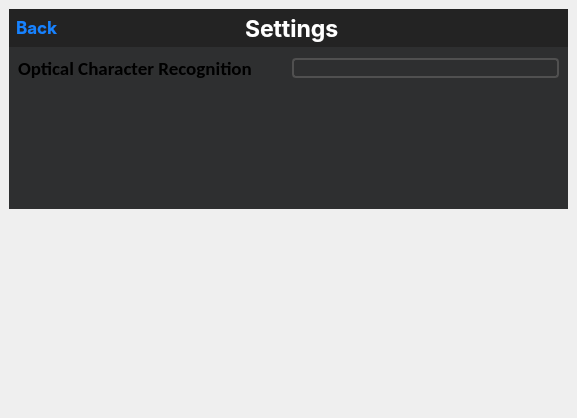
<?xml version="1.0" encoding="UTF-8"?>
<ui version="4.0">
 <class>MainWindow</class>
 <widget class="QMainWindow" name="MainWindow">
  <property name="geometry">
   <rect>
    <x>0</x>
    <y>0</y>
    <width>577</width>
    <height>418</height>
   </rect>
  </property>
  <property name="windowTitle">
   <string>Screen Translator</string>
  </property>
  <property name="windowIcon">
   <iconset resource="../res.qrc">
    <normaloff>:/icons/resources/icons/translate.png</normaloff>:/icons/resources/icons/translate.png</iconset>
  </property>
  <property name="iconSize">
   <size>
    <width>5</width>
    <height>5</height>
   </size>
  </property>
  <widget class="QWidget" name="centralwidget">
   <layout class="QGridLayout" name="gridLayout_3">
    <property name="spacing">
     <number>0</number>
    </property>
    <item row="0" column="0">
     <widget class="SlidingStackedWidget" name="stackedWidget">
      <property name="currentIndex">
       <number>1</number>
      </property>
      <widget class="QWidget" name="page">
       <layout class="QGridLayout" name="gridLayout_5">
        <property name="leftMargin">
         <number>0</number>
        </property>
        <property name="topMargin">
         <number>0</number>
        </property>
        <property name="rightMargin">
         <number>0</number>
        </property>
        <property name="bottomMargin">
         <number>0</number>
        </property>
        <property name="spacing">
         <number>0</number>
        </property>
        <item row="0" column="0">
         <widget class="QFrame" name="shadowFrame">
          <property name="styleSheet">
           <string notr="true">#shadowFrame {
  background-color: rgb(46,47,48);
  border: none;
}

QTextEdit {
    background-color: rgb(64,65,66);
    color: white;
    border: none;
    border-radius: 5px;
    padding: 8px; 
}

QComboBox {
    border: 2px solid rgba(80,80,80, 255); 
    background: transparent;
    color: white;
    padding-left: 6px;     
    padding-right: 24px;   
    border-radius: 4px;
}

QComboBox:hover {
    background-color: rgba(255, 255, 255, 20);
}

QComboBox::drop-down {
    border: none;
    background: transparent;
    width: 18px; 
}

QComboBox::down-arrow {
    image: url(:/icons/resources/icons/comboboxArrow.png);
    width: 12px;
    height: 12px;
}

QScrollBar:vertical, QScrollBar:horizontal {
    border: none;
    background-color: rgb(90,90,90);
    width: 12px;

    margin: 2px;
    border-radius: 4px;
}

QScrollBar::handle:vertical, QScrollBar::handle:horizontal {
    background: rgba(160, 160, 160, 180);  
    min-height: 20px;
    min-width: 20px;
    border-radius: 4px;
}

QScrollBar::handle:vertical:hover, QScrollBar::handle:horizontal:hover {
    background: rgba(200, 200, 200, 200);  
}

QScrollBar::add-line:vertical, QScrollBar::sub-line:vertical,
QScrollBar::add-line:horizontal, QScrollBar::sub-line:horizontal {
    height: 0;
    width: 0;
    border: none;
    background: none;
}

QScrollBar::add-page:vertical, QScrollBar::sub-page:vertical,
QScrollBar::add-page:horizontal, QScrollBar::sub-page:horizontal {
    background: none;
}

</string>
          </property>
          <property name="frameShape">
           <enum>QFrame::StyledPanel</enum>
          </property>
          <property name="frameShadow">
           <enum>QFrame::Raised</enum>
          </property>
          <layout class="QGridLayout" name="gridLayout_4">
           <property name="leftMargin">
            <number>0</number>
           </property>
           <property name="topMargin">
            <number>0</number>
           </property>
           <property name="rightMargin">
            <number>0</number>
           </property>
           <property name="bottomMargin">
            <number>0</number>
           </property>
           <item row="0" column="0" colspan="3">
            <widget class="DraggableFrame" name="frame_2">
             <property name="minimumSize">
              <size>
               <width>0</width>
               <height>38</height>
              </size>
             </property>
             <property name="maximumSize">
              <size>
               <width>16777215</width>
               <height>38</height>
              </size>
             </property>
             <property name="styleSheet">
              <string notr="true">QFrame
{
	border-bottom: 5px solid rgb(99,99,99);
	border: none;
	background-color: rgb(35,35,35);
}</string>
             </property>
             <property name="frameShape">
              <enum>QFrame::StyledPanel</enum>
             </property>
             <property name="frameShadow">
              <enum>QFrame::Raised</enum>
             </property>
             <layout class="QHBoxLayout" name="horizontalLayout_5">
              <property name="spacing">
               <number>6</number>
              </property>
              <property name="leftMargin">
               <number>7</number>
              </property>
              <property name="topMargin">
               <number>0</number>
              </property>
              <property name="rightMargin">
               <number>0</number>
              </property>
              <property name="bottomMargin">
               <number>0</number>
              </property>
              <item>
               <layout class="QHBoxLayout" name="horizontalLayout_3">
                <property name="spacing">
                 <number>9</number>
                </property>
                <item>
                 <widget class="QPushButton" name="settingsButton">
                  <property name="minimumSize">
                   <size>
                    <width>25</width>
                    <height>25</height>
                   </size>
                  </property>
                  <property name="maximumSize">
                   <size>
                    <width>25</width>
                    <height>25</height>
                   </size>
                  </property>
                  <property name="cursor">
                   <cursorShape>PointingHandCursor</cursorShape>
                  </property>
                  <property name="styleSheet">
                   <string notr="true">QPushButton
{
	border:none;
	image: url(:/icons/resources/icons/settings.png);
}
QPushButton:hover
{
	border-radius: 3px;
	background-color: rgb(60,60,60);
	border:none;
	image: url(:/icons/resources/icons/settings_hover.png);
}
</string>
                  </property>
                  <property name="text">
                   <string/>
                  </property>
                 </widget>
                </item>
                <item>
                 <widget class="QPushButton" name="clearButton">
                  <property name="minimumSize">
                   <size>
                    <width>70</width>
                    <height>0</height>
                   </size>
                  </property>
                  <property name="maximumSize">
                   <size>
                    <width>70</width>
                    <height>24</height>
                   </size>
                  </property>
                  <property name="font">
                   <font>
                    <family>Calibri</family>
                    <pointsize>12</pointsize>
                    <bold>true</bold>
                   </font>
                  </property>
                  <property name="cursor">
                   <cursorShape>PointingHandCursor</cursorShape>
                  </property>
                  <property name="styleSheet">
                   <string notr="true">QPushButton
{
		color: rgb(255, 255, 255);
	background-color: qlineargradient(spread:pad, x1:0, y1:0, x2:1, y2:1, stop:0 rgba(255, 108, 107, 255), stop:1 rgba(234, 100, 100, 255));

		border-radius: 2px;
        border: 1px solid rgb(234,45,45);
        padding: 4px;
}

QPushButton:hover
{
		color: rgb(255, 255, 255);
		
	background-color: qlineargradient(spread:pad, x1:0, y1:0, x2:1, y2:1, stop:0 rgba(255, 76, 75, 255), stop:1 rgba(234, 56, 56, 255));
		border-radius: 2px;
        border: 1px solid rgb(234,45,45);
        padding: 4px;
}</string>
                  </property>
                  <property name="text">
                   <string>Clear</string>
                  </property>
                 </widget>
                </item>
               </layout>
              </item>
              <item>
               <spacer name="horizontalSpacer">
                <property name="orientation">
                 <enum>Qt::Horizontal</enum>
                </property>
                <property name="sizeType">
                 <enum>QSizePolicy::Expanding</enum>
                </property>
                <property name="sizeHint" stdset="0">
                 <size>
                  <width>200</width>
                  <height>20</height>
                 </size>
                </property>
               </spacer>
              </item>
              <item>
               <layout class="QHBoxLayout" name="horizontalLayout">
                <property name="spacing">
                 <number>6</number>
                </property>
                <item>
                 <widget class="QLabel" name="label">
                  <property name="minimumSize">
                   <size>
                    <width>30</width>
                    <height>26</height>
                   </size>
                  </property>
                  <property name="maximumSize">
                   <size>
                    <width>30</width>
                    <height>26</height>
                   </size>
                  </property>
                  <property name="styleSheet">
                   <string notr="true">background-color: none;</string>
                  </property>
                  <property name="text">
                   <string/>
                  </property>
                  <property name="pixmap">
                   <pixmap resource="../res.qrc">:/icons/resources/icons/logo.png</pixmap>
                  </property>
                  <property name="scaledContents">
                   <bool>true</bool>
                  </property>
                 </widget>
                </item>
                <item>
                 <widget class="QLabel" name="label_2">
                  <property name="font">
                   <font>
                    <family>SF Pro Display</family>
                    <pointsize>17</pointsize>
                    <bold>true</bold>
                   </font>
                  </property>
                  <property name="styleSheet">
                   <string notr="true">color: rgb(255, 255, 255);</string>
                  </property>
                  <property name="text">
                   <string>Screen Translator</string>
                  </property>
                 </widget>
                </item>
               </layout>
              </item>
              <item>
               <spacer name="horizontalSpacer_2">
                <property name="orientation">
                 <enum>Qt::Horizontal</enum>
                </property>
                <property name="sizeType">
                 <enum>QSizePolicy::Expanding</enum>
                </property>
                <property name="sizeHint" stdset="0">
                 <size>
                  <width>200</width>
                  <height>20</height>
                 </size>
                </property>
               </spacer>
              </item>
              <item>
               <layout class="QHBoxLayout" name="horizontalLayout_2">
                <property name="spacing">
                 <number>0</number>
                </property>
                <property name="rightMargin">
                 <number>0</number>
                </property>
                <item>
                 <widget class="QPushButton" name="collapseButton">
                  <property name="minimumSize">
                   <size>
                    <width>38</width>
                    <height>38</height>
                   </size>
                  </property>
                  <property name="maximumSize">
                   <size>
                    <width>38</width>
                    <height>38</height>
                   </size>
                  </property>
                  <property name="styleSheet">
                   <string notr="true">
QPushButton
{
	image: url(:/icons/resources/icons/collapse.png);
	border: none;
}
QPushButton:hover
{
	image: url(:/icons/resources/icons/collapse.png);
	background-color: rgb(232, 17, 25);
	border: none;
}
</string>
                  </property>
                  <property name="text">
                   <string/>
                  </property>
                 </widget>
                </item>
                <item>
                 <widget class="QPushButton" name="closeButton">
                  <property name="minimumSize">
                   <size>
                    <width>38</width>
                    <height>38</height>
                   </size>
                  </property>
                  <property name="maximumSize">
                   <size>
                    <width>38</width>
                    <height>38</height>
                   </size>
                  </property>
                  <property name="styleSheet">
                   <string notr="true">
QPushButton
{
	image: url(:/icons/resources/icons/close.png);
	border: none;
}
QPushButton:hover
{
	image: url(:/icons/resources/icons/close.png);
	background-color: rgb(232, 17, 25);
	border: none;
}
</string>
                  </property>
                  <property name="text">
                   <string/>
                  </property>
                 </widget>
                </item>
               </layout>
              </item>
             </layout>
            </widget>
           </item>
           <item row="1" column="0" colspan="3">
            <widget class="QFrame" name="frame_4">
             <property name="styleSheet">
              <string notr="true"/>
             </property>
             <property name="frameShape">
              <enum>QFrame::StyledPanel</enum>
             </property>
             <property name="frameShadow">
              <enum>QFrame::Raised</enum>
             </property>
             <layout class="QGridLayout" name="gridLayout">
              <property name="rightMargin">
               <number>5</number>
              </property>
              <property name="bottomMargin">
               <number>3</number>
              </property>
              <item row="0" column="3" rowspan="2">
               <widget class="QFrame" name="frame">
                <property name="frameShape">
                 <enum>QFrame::StyledPanel</enum>
                </property>
                <property name="frameShadow">
                 <enum>QFrame::Raised</enum>
                </property>
                <layout class="QVBoxLayout" name="verticalLayout">
                 <property name="spacing">
                  <number>0</number>
                 </property>
                 <property name="leftMargin">
                  <number>0</number>
                 </property>
                 <property name="topMargin">
                  <number>0</number>
                 </property>
                 <property name="rightMargin">
                  <number>0</number>
                 </property>
                 <property name="bottomMargin">
                  <number>0</number>
                 </property>
                 <item>
                  <spacer name="verticalSpacer_4">
                   <property name="orientation">
                    <enum>Qt::Vertical</enum>
                   </property>
                   <property name="sizeType">
                    <enum>QSizePolicy::Fixed</enum>
                   </property>
                   <property name="sizeHint" stdset="0">
                    <size>
                     <width>20</width>
                     <height>26</height>
                    </size>
                   </property>
                  </spacer>
                 </item>
                 <item>
                  <widget class="QPushButton" name="copy_1Button">
                   <property name="minimumSize">
                    <size>
                     <width>35</width>
                     <height>35</height>
                    </size>
                   </property>
                   <property name="maximumSize">
                    <size>
                     <width>35</width>
                     <height>35</height>
                    </size>
                   </property>
                   <property name="cursor">
                    <cursorShape>PointingHandCursor</cursorShape>
                   </property>
                   <property name="styleSheet">
                    <string notr="true">QPushButton {
    border: none;
    image: url(:/icons/resources/icons/copy.png);
}

QPushButton:hover {
    border-radius: 3px;
    background-color: rgb(60, 60, 60);
    border: none;
    image: url(:/icons/resources/icons/copy.png);
}

QPushButton:pressed {
    border-radius: 3px;
    background-color: rgb(90, 90, 90); 
    border: none;
    image: url(:/icons/resources/icons/copy.png);
}
</string>
                   </property>
                   <property name="text">
                    <string/>
                   </property>
                  </widget>
                 </item>
                 <item>
                  <widget class="QPushButton" name="translateButton">
                   <property name="minimumSize">
                    <size>
                     <width>35</width>
                     <height>35</height>
                    </size>
                   </property>
                   <property name="maximumSize">
                    <size>
                     <width>35</width>
                     <height>35</height>
                    </size>
                   </property>
                   <property name="cursor">
                    <cursorShape>PointingHandCursor</cursorShape>
                   </property>
                   <property name="styleSheet">
                    <string notr="true">QPushButton
{
	border:none;
	image: url(:/icons/resources/icons/translate.png);
}
QPushButton:hover
{
	border-radius: 3px;
	background-color: rgb(60,60,60);
	border:none;
	image: url(:/icons/resources/icons/translate.png);
}
QPushButton:pressed {
    border-radius: 3px;
    background-color: rgb(90, 90, 90); 
    border: none;
    image: url(:/icons/resources/icons/translate.png);
}</string>
                   </property>
                   <property name="text">
                    <string/>
                   </property>
                  </widget>
                 </item>
                </layout>
               </widget>
              </item>
              <item row="2" column="3">
               <spacer name="verticalSpacer">
                <property name="orientation">
                 <enum>Qt::Vertical</enum>
                </property>
                <property name="sizeHint" stdset="0">
                 <size>
                  <width>20</width>
                  <height>132</height>
                 </size>
                </property>
               </spacer>
              </item>
              <item row="0" column="2">
               <spacer name="horizontalSpacer_3">
                <property name="orientation">
                 <enum>Qt::Horizontal</enum>
                </property>
                <property name="sizeHint" stdset="0">
                 <size>
                  <width>656</width>
                  <height>20</height>
                 </size>
                </property>
               </spacer>
              </item>
              <item row="1" column="0" rowspan="2" colspan="3">
               <widget class="QTextEdit" name="textEdit">
                <property name="font">
                 <font>
                  <family>Calibri</family>
                  <pointsize>14</pointsize>
                  <bold>true</bold>
                 </font>
                </property>
               </widget>
              </item>
              <item row="0" column="0">
               <widget class="QComboBox" name="translateFrom">
                <property name="font">
                 <font>
                  <family>Calibri</family>
                  <pointsize>12</pointsize>
                  <bold>true</bold>
                 </font>
                </property>
                <property name="cursor">
                 <cursorShape>PointingHandCursor</cursorShape>
                </property>
               </widget>
              </item>
             </layout>
            </widget>
           </item>
           <item row="2" column="0">
            <spacer name="horizontalSpacer_5">
             <property name="orientation">
              <enum>Qt::Horizontal</enum>
             </property>
             <property name="sizeType">
              <enum>QSizePolicy::Preferred</enum>
             </property>
             <property name="sizeHint" stdset="0">
              <size>
               <width>400</width>
               <height>20</height>
              </size>
             </property>
            </spacer>
           </item>
           <item row="2" column="1">
            <layout class="QHBoxLayout" name="horizontalLayout_4"/>
           </item>
           <item row="2" column="2">
            <spacer name="horizontalSpacer_6">
             <property name="orientation">
              <enum>Qt::Horizontal</enum>
             </property>
             <property name="sizeType">
              <enum>QSizePolicy::Preferred</enum>
             </property>
             <property name="sizeHint" stdset="0">
              <size>
               <width>350</width>
               <height>20</height>
              </size>
             </property>
            </spacer>
           </item>
           <item row="3" column="0" colspan="3">
            <widget class="QFrame" name="frame_3">
             <property name="styleSheet">
              <string notr="true"/>
             </property>
             <property name="frameShape">
              <enum>QFrame::StyledPanel</enum>
             </property>
             <property name="frameShadow">
              <enum>QFrame::Raised</enum>
             </property>
             <layout class="QGridLayout" name="gridLayout_2">
              <property name="topMargin">
               <number>0</number>
              </property>
              <property name="rightMargin">
               <number>5</number>
              </property>
              <item row="0" column="0">
               <widget class="QComboBox" name="translateTo">
                <property name="font">
                 <font>
                  <family>Calibri</family>
                  <pointsize>12</pointsize>
                  <bold>true</bold>
                 </font>
                </property>
                <property name="cursor">
                 <cursorShape>PointingHandCursor</cursorShape>
                </property>
               </widget>
              </item>
              <item row="0" column="1">
               <spacer name="horizontalSpacer_4">
                <property name="orientation">
                 <enum>Qt::Horizontal</enum>
                </property>
                <property name="sizeHint" stdset="0">
                 <size>
                  <width>657</width>
                  <height>20</height>
                 </size>
                </property>
               </spacer>
              </item>
              <item row="0" column="2" rowspan="2">
               <widget class="QFrame" name="frame_5">
                <property name="frameShape">
                 <enum>QFrame::StyledPanel</enum>
                </property>
                <property name="frameShadow">
                 <enum>QFrame::Raised</enum>
                </property>
                <layout class="QVBoxLayout" name="verticalLayout_3">
                 <property name="spacing">
                  <number>0</number>
                 </property>
                 <property name="leftMargin">
                  <number>0</number>
                 </property>
                 <property name="topMargin">
                  <number>0</number>
                 </property>
                 <property name="rightMargin">
                  <number>0</number>
                 </property>
                 <property name="bottomMargin">
                  <number>0</number>
                 </property>
                 <item>
                  <spacer name="verticalSpacer_6">
                   <property name="orientation">
                    <enum>Qt::Vertical</enum>
                   </property>
                   <property name="sizeType">
                    <enum>QSizePolicy::Fixed</enum>
                   </property>
                   <property name="sizeHint" stdset="0">
                    <size>
                     <width>20</width>
                     <height>26</height>
                    </size>
                   </property>
                  </spacer>
                 </item>
                 <item>
                  <widget class="QPushButton" name="copy_2Button">
                   <property name="minimumSize">
                    <size>
                     <width>35</width>
                     <height>35</height>
                    </size>
                   </property>
                   <property name="maximumSize">
                    <size>
                     <width>35</width>
                     <height>35</height>
                    </size>
                   </property>
                   <property name="cursor">
                    <cursorShape>PointingHandCursor</cursorShape>
                   </property>
                   <property name="styleSheet">
                    <string notr="true">QPushButton {
    border: none;
    image: url(:/icons/resources/icons/copy.png);
}

QPushButton:hover {
    border-radius: 3px;
    background-color: rgb(60, 60, 60);
    border: none;
    image: url(:/icons/resources/icons/copy.png);
}

QPushButton:pressed {
    border-radius: 3px;
    background-color: rgb(90, 90, 90); 
    border: none;
    image: url(:/icons/resources/icons/copy.png);
}
</string>
                   </property>
                   <property name="text">
                    <string/>
                   </property>
                  </widget>
                 </item>
                </layout>
               </widget>
              </item>
              <item row="1" column="0" rowspan="2" colspan="2">
               <widget class="QTextEdit" name="textEdit_2">
                <property name="font">
                 <font>
                  <family>Calibri</family>
                  <pointsize>14</pointsize>
                  <bold>true</bold>
                 </font>
                </property>
                <property name="styleSheet">
                 <string notr="true"/>
                </property>
               </widget>
              </item>
              <item row="2" column="2">
               <spacer name="verticalSpacer_2">
                <property name="orientation">
                 <enum>Qt::Vertical</enum>
                </property>
                <property name="sizeHint" stdset="0">
                 <size>
                  <width>20</width>
                  <height>132</height>
                 </size>
                </property>
               </spacer>
              </item>
             </layout>
            </widget>
           </item>
          </layout>
         </widget>
        </item>
       </layout>
      </widget>
      <widget class="QWidget" name="page_2">
       <layout class="QGridLayout" name="gridLayout_6">
        <property name="leftMargin">
         <number>0</number>
        </property>
        <property name="topMargin">
         <number>0</number>
        </property>
        <property name="rightMargin">
         <number>0</number>
        </property>
        <property name="bottomMargin">
         <number>0</number>
        </property>
        <property name="spacing">
         <number>0</number>
        </property>
        <item row="0" column="0">
         <widget class="QFrame" name="frame_6">
          <property name="maximumSize">
           <size>
            <width>16777215</width>
            <height>200</height>
           </size>
          </property>
          <property name="styleSheet">
           <string notr="true">QFrame {
  background-color: rgb(46,47,48);
  border: none;
}

QTextEdit {
    background-color: rgb(64,65,66);
    color: white;
    border: none;
    border-radius: 5px;
    padding: 8px; 
}

QComboBox {
    border: 2px solid rgba(80,80,80, 255); 
    background: transparent;
    color: white;
    padding-left: 6px;     
    padding-right: 24px;   
    border-radius: 4px;
}

QComboBox:hover {
    background-color: rgba(255, 255, 255, 20);
}

QComboBox::drop-down {
    border: none;
    background: transparent;
    width: 18px; 
}

QComboBox::down-arrow {
    image: url(:/icons/resources/icons/comboboxArrow.png);
    width: 12px;
    height: 12px;
}

QScrollBar:vertical, QScrollBar:horizontal {
    border: none;
    background-color: rgb(90,90,90);
    width: 12px;

    margin: 2px;
    border-radius: 4px;
}

QScrollBar::handle:vertical, QScrollBar::handle:horizontal {
    background: rgba(160, 160, 160, 180);  
    min-height: 20px;
    min-width: 20px;
    border-radius: 4px;
}

QScrollBar::handle:vertical:hover, QScrollBar::handle:horizontal:hover {
    background: rgba(200, 200, 200, 200);  
}

QScrollBar::add-line:vertical, QScrollBar::sub-line:vertical,
QScrollBar::add-line:horizontal, QScrollBar::sub-line:horizontal {
    height: 0;
    width: 0;
    border: none;
    background: none;
}

QScrollBar::add-page:vertical, QScrollBar::sub-page:vertical,
QScrollBar::add-page:horizontal, QScrollBar::sub-page:horizontal {
    background: none;
}

</string>
          </property>
          <property name="frameShape">
           <enum>QFrame::StyledPanel</enum>
          </property>
          <property name="frameShadow">
           <enum>QFrame::Raised</enum>
          </property>
          <layout class="QGridLayout" name="gridLayout_7">
           <property name="leftMargin">
            <number>0</number>
           </property>
           <property name="topMargin">
            <number>0</number>
           </property>
           <property name="rightMargin">
            <number>0</number>
           </property>
           <property name="bottomMargin">
            <number>0</number>
           </property>
           <property name="spacing">
            <number>0</number>
           </property>
           <item row="0" column="0">
            <widget class="DraggableFrame" name="frame_7">
             <property name="minimumSize">
              <size>
               <width>0</width>
               <height>38</height>
              </size>
             </property>
             <property name="maximumSize">
              <size>
               <width>16777215</width>
               <height>38</height>
              </size>
             </property>
             <property name="styleSheet">
              <string notr="true">QFrame
{
	border-bottom: 5px solid rgb(99,99,99);
	border: none;
	background-color: rgb(35,35,35);
}</string>
             </property>
             <property name="frameShape">
              <enum>QFrame::StyledPanel</enum>
             </property>
             <property name="frameShadow">
              <enum>QFrame::Raised</enum>
             </property>
             <layout class="QHBoxLayout" name="horizontalLayout_6">
              <property name="spacing">
               <number>6</number>
              </property>
              <property name="leftMargin">
               <number>7</number>
              </property>
              <property name="topMargin">
               <number>0</number>
              </property>
              <property name="rightMargin">
               <number>0</number>
              </property>
              <property name="bottomMargin">
               <number>0</number>
              </property>
              <item>
               <layout class="QHBoxLayout" name="horizontalLayout_7">
                <property name="spacing">
                 <number>9</number>
                </property>
                <item>
                 <widget class="BackButton" name="backButton">
                  <property name="font">
                   <font>
                    <family>SF Pro Display</family>
                    <pointsize>13</pointsize>
                    <bold>true</bold>
                   </font>
                  </property>
                  <property name="cursor">
                   <cursorShape>PointingHandCursor</cursorShape>
                  </property>
                  <property name="styleSheet">
                   <string notr="true">QPushButton
 {
    border: none;
    color: rgb(22,131,255);

}

QPushButton:hover 
{
    border: none;
    color: rgb(108, 177, 255);
}
</string>
                  </property>
                  <property name="text">
                   <string>Back</string>
                  </property>
                 </widget>
                </item>
               </layout>
              </item>
              <item>
               <spacer name="horizontalSpacer_7">
                <property name="orientation">
                 <enum>Qt::Horizontal</enum>
                </property>
                <property name="sizeType">
                 <enum>QSizePolicy::Expanding</enum>
                </property>
                <property name="sizeHint" stdset="0">
                 <size>
                  <width>200</width>
                  <height>20</height>
                 </size>
                </property>
               </spacer>
              </item>
              <item>
               <layout class="QHBoxLayout" name="horizontalLayout_8">
                <property name="spacing">
                 <number>6</number>
                </property>
                <item>
                 <widget class="QLabel" name="label_3">
                  <property name="minimumSize">
                   <size>
                    <width>30</width>
                    <height>30</height>
                   </size>
                  </property>
                  <property name="maximumSize">
                   <size>
                    <width>30</width>
                    <height>30</height>
                   </size>
                  </property>
                  <property name="styleSheet">
                   <string notr="true">background-color: none;</string>
                  </property>
                  <property name="text">
                   <string/>
                  </property>
                  <property name="pixmap">
                   <pixmap resource="../res.qrc">:/icons/resources/icons/settings_hover.png</pixmap>
                  </property>
                  <property name="scaledContents">
                   <bool>true</bool>
                  </property>
                 </widget>
                </item>
                <item>
                 <widget class="QLabel" name="label_4">
                  <property name="font">
                   <font>
                    <family>SF Pro Display</family>
                    <pointsize>17</pointsize>
                    <bold>true</bold>
                   </font>
                  </property>
                  <property name="styleSheet">
                   <string notr="true">color: rgb(255, 255, 255);</string>
                  </property>
                  <property name="text">
                   <string>Settings</string>
                  </property>
                 </widget>
                </item>
               </layout>
              </item>
              <item>
               <spacer name="horizontalSpacer_8">
                <property name="orientation">
                 <enum>Qt::Horizontal</enum>
                </property>
                <property name="sizeType">
                 <enum>QSizePolicy::Expanding</enum>
                </property>
                <property name="sizeHint" stdset="0">
                 <size>
                  <width>200</width>
                  <height>20</height>
                 </size>
                </property>
               </spacer>
              </item>
              <item>
               <layout class="QHBoxLayout" name="horizontalLayout_9">
                <property name="spacing">
                 <number>0</number>
                </property>
                <property name="rightMargin">
                 <number>0</number>
                </property>
                <item>
                 <widget class="QPushButton" name="collapseButtonSettings">
                  <property name="minimumSize">
                   <size>
                    <width>38</width>
                    <height>38</height>
                   </size>
                  </property>
                  <property name="maximumSize">
                   <size>
                    <width>38</width>
                    <height>38</height>
                   </size>
                  </property>
                  <property name="styleSheet">
                   <string notr="true">
QPushButton
{
	image: url(:/icons/resources/icons/collapse.png);
	border: none;
}
QPushButton:hover
{
	image: url(:/icons/resources/icons/collapse.png);
	background-color: rgb(232, 17, 25);
	border: none;
}
</string>
                  </property>
                  <property name="text">
                   <string/>
                  </property>
                 </widget>
                </item>
                <item>
                 <widget class="QPushButton" name="closeButtonSettings">
                  <property name="minimumSize">
                   <size>
                    <width>38</width>
                    <height>38</height>
                   </size>
                  </property>
                  <property name="maximumSize">
                   <size>
                    <width>38</width>
                    <height>38</height>
                   </size>
                  </property>
                  <property name="styleSheet">
                   <string notr="true">
QPushButton
{
	image: url(:/icons/resources/icons/close.png);
	border: none;
}
QPushButton:hover
{
	image: url(:/icons/resources/icons/close.png);
	background-color: rgb(232, 17, 25);
	border: none;
}
</string>
                  </property>
                  <property name="text">
                   <string/>
                  </property>
                 </widget>
                </item>
               </layout>
              </item>
             </layout>
            </widget>
           </item>
           <item row="1" column="0">
            <widget class="QFrame" name="frame_8">
             <property name="frameShape">
              <enum>QFrame::StyledPanel</enum>
             </property>
             <property name="frameShadow">
              <enum>QFrame::Raised</enum>
             </property>
             <layout class="QGridLayout" name="gridLayout_8">
              <item row="0" column="1">
               <widget class="QComboBox" name="comboBox"/>
              </item>
              <item row="0" column="0">
               <widget class="QLabel" name="label_5">
                <property name="font">
                 <font>
                  <family>Calibri</family>
                  <pointsize>14</pointsize>
                  <bold>true</bold>
                 </font>
                </property>
                <property name="text">
                 <string>Optical Character Recognition</string>
                </property>
               </widget>
              </item>
             </layout>
            </widget>
           </item>
           <item row="2" column="0">
            <spacer name="verticalSpacer_3">
             <property name="orientation">
              <enum>Qt::Vertical</enum>
             </property>
             <property name="sizeHint" stdset="0">
              <size>
               <width>20</width>
               <height>40</height>
              </size>
             </property>
            </spacer>
           </item>
          </layout>
         </widget>
        </item>
        <item row="1" column="0">
         <spacer name="verticalSpacer_5">
          <property name="orientation">
           <enum>Qt::Vertical</enum>
          </property>
          <property name="sizeHint" stdset="0">
           <size>
            <width>20</width>
            <height>40</height>
           </size>
          </property>
         </spacer>
        </item>
       </layout>
      </widget>
     </widget>
    </item>
   </layout>
  </widget>
 </widget>
 <customwidgets>
  <customwidget>
   <class>DraggableFrame</class>
   <extends>QFrame</extends>
   <header>CustomWidgets/draggableframe.h</header>
   <container>1</container>
  </customwidget>
  <customwidget>
   <class>SlidingStackedWidget</class>
   <extends>QStackedWidget</extends>
   <header>CustomWidgets\slidingstackedwidget.h</header>
   <container>1</container>
  </customwidget>
  <customwidget>
   <class>BackButton</class>
   <extends>QPushButton</extends>
   <header>CustomWidgets\backbutton.h</header>
  </customwidget>
 </customwidgets>
 <resources>
  <include location="../res.qrc"/>
 </resources>
 <connections/>
</ui>
